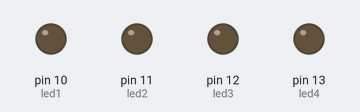
A sketch run on a simulated Arduino Uno, built with avr-gcc and run on an emulated ATmega328P. On the bench: output pins drawn as LEDs (lit = HIGH).

Above: at 0.1 s.
At 3.1 s:
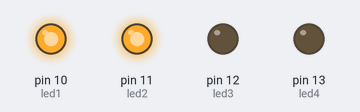
At 5.1 s:
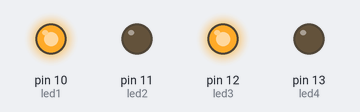
At 7.1 s:
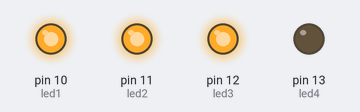
At 11.1 s:
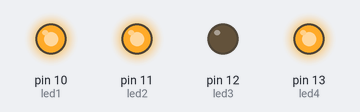
At 15.1 s:
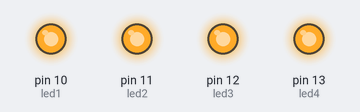
Timing chart, 0 to 16.6 s (numbered marks = the images above):
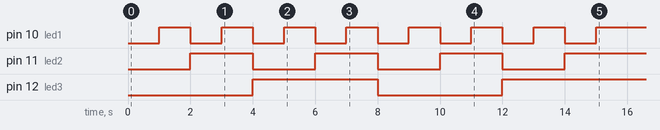

The sketch:

DigitalCounter.ino
```cpp
int led1 = 10;
int led2 = 11;
int led3 = 12;
int led4 = 13;
void setup() {
  int i = 0;
  pinMode(led1, OUTPUT);
  pinMode(led2, OUTPUT);
  pinMode(led3, OUTPUT);
  pinMode(led4, OUTPUT);
  while (i <= 15) {
  digitalWrite(led1, LOW);
  digitalWrite(led2, LOW);
  digitalWrite(led3, LOW);
  digitalWrite(led4, LOW);
  LedCounter(i);
  delay(1000);

  i++;

  }


}
void loop() {

}

void LedCounter(int n) {
 if (n==0) return;
if (n>15) {
  Serial.println("Number is too big!");
}
else if (n-8 >= 0) {
  digitalWrite(led4, HIGH);
  LedCounter(n-8);
}
else if (n-4 >= 0) {
  digitalWrite(led3, HIGH);
  LedCounter(n-4);
}
else if (n-2 >= 0) {
  digitalWrite(led2, HIGH);
  LedCounter(n-2);
}
else if (n-1 >= 0) {
  digitalWrite(led1, HIGH);
  LedCounter(n-1); //not necessary, here for consistency
}


}
```
